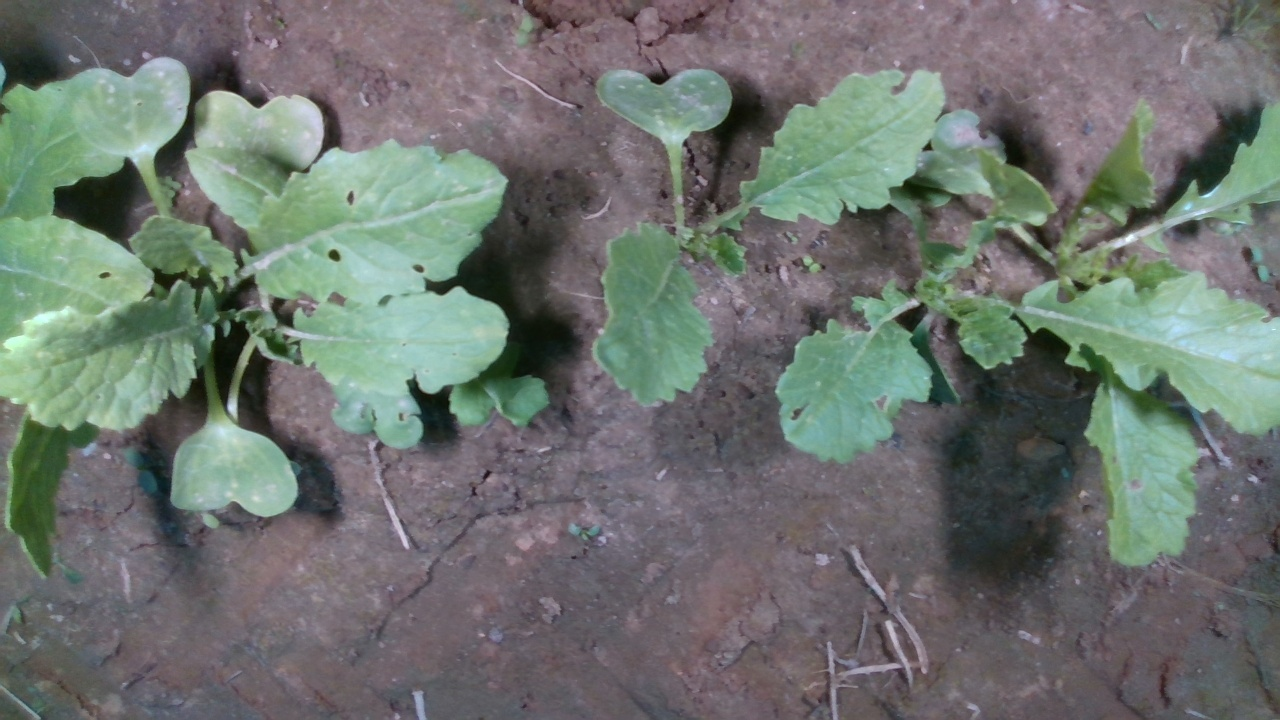
#> input picture few-shot/33223.jpg, 1280 x 720 px, found by its file name
$ python green.py
#> lines starting #> are read from the running program, lines starting #| are printed output that depends on the picture; after the words box and inside, x2 and y2 are one past the last pixel; in counts of white or black regions, pixels touching at a corner belong together
import cv2
import numpy as np
import matplotlib.pyplot as plt
image = cv2.imread('33223.jpg', cv2.IMREAD_COLOR)
#> image is the input picture: shape (720, 1280, 3); mean B, G, R 110.7, 115.3, 109.1

img1 = np.array(image, dtype='int')  # 转换成int型，不然会导致数据溢出
# 超绿灰度图
b, g, r = cv2.split(img1)
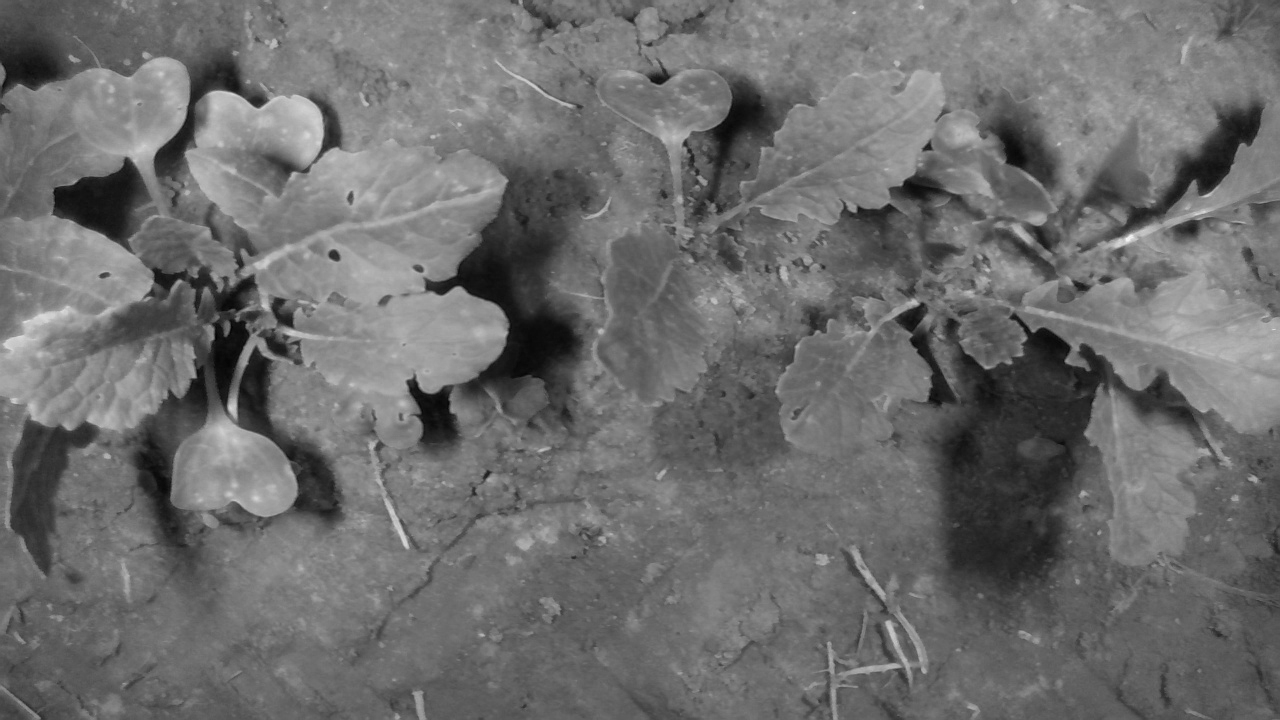
#> r: shape (720, 1280) int32; min 2, max 246, mean 109.1
# ExG_sub = cv2.subtract(2*g,r)
# ExG = cv2.subtract(ExG_sub,b )
ExG = 2 * g - r - b
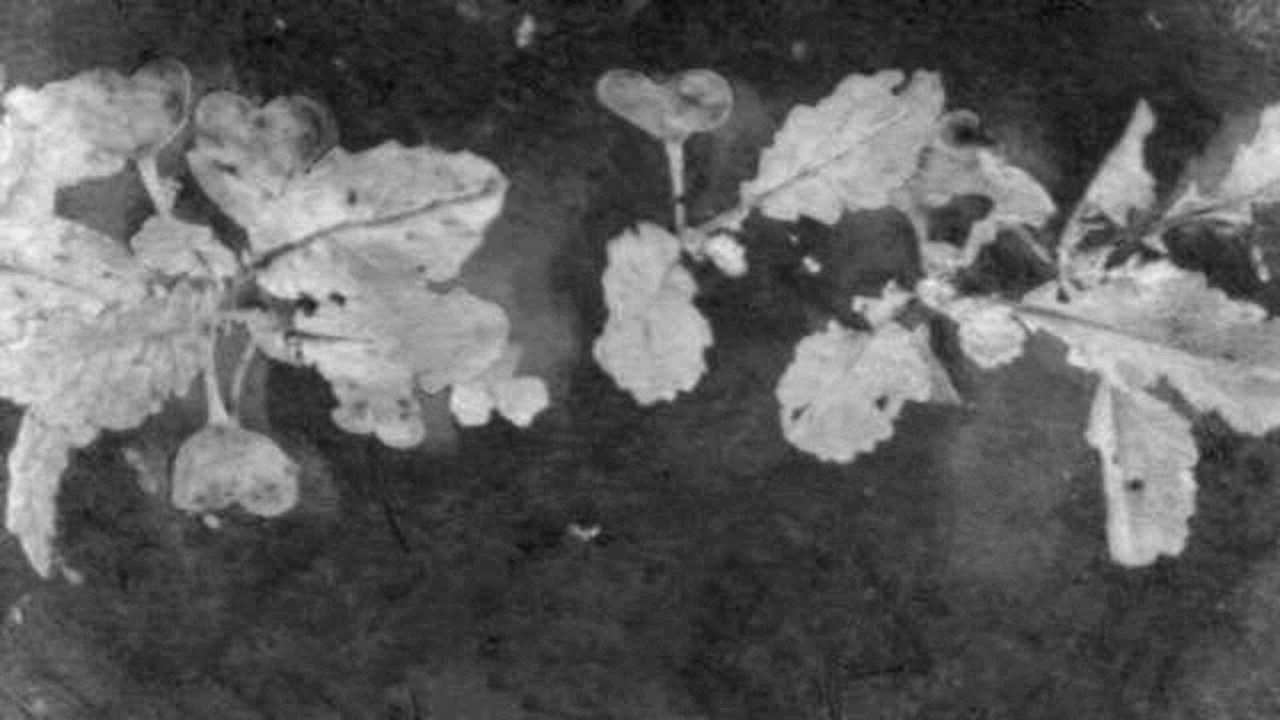
#> ExG: shape (720, 1280) int32; min -51, max 116, mean 10.8; drawn with min black and max white
[m, n] = ExG.shape
#> m = 720; n = 1280


for i in range(m):
    for j in range(n):
        if ExG[i, j] < 0:
            ExG[i, j] = 0
        elif ExG[i, j] > 255:
            ExG[i, j] = 255
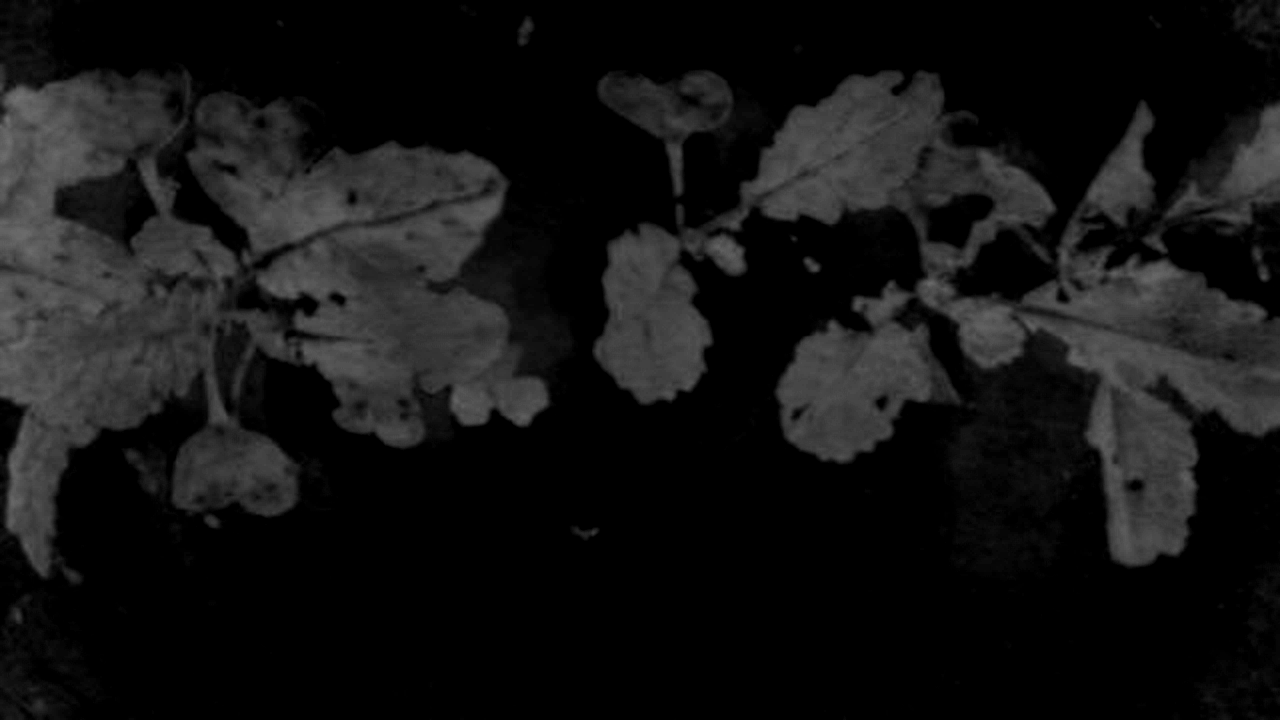
#> ExG: shape (720, 1280) int32; min 0, max 116, mean 19.8


ExG = np.array(ExG, dtype='uint8')  # 重新转换成uint8类型
ret2, th2 = cv2.threshold(ExG, 0, 255, cv2.THRESH_BINARY + cv2.THRESH_OTSU)
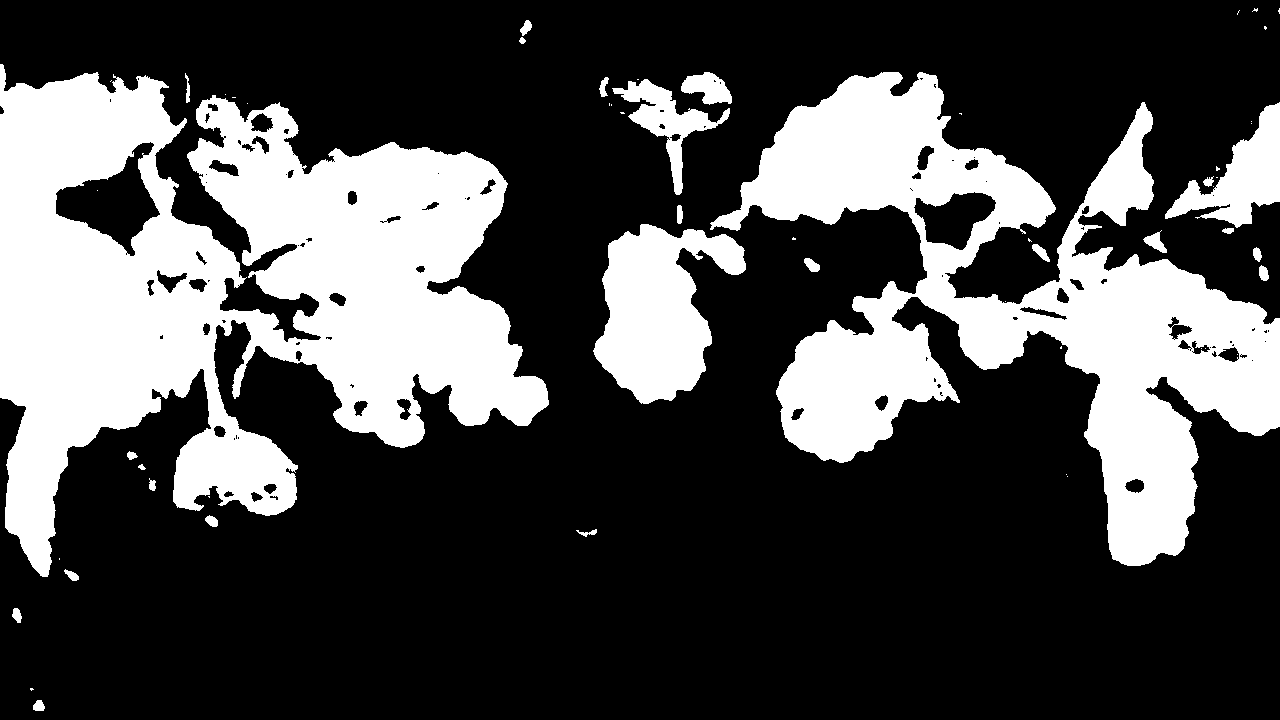
#> th2: shape (720, 1280); 29.5% white; 57 white regions (31 under 20 px), largest, box (x1, y1, x2, y2) and area: (0, 64, 549, 577) 142312, (710, 72, 1280, 566) 100618, (593, 224, 746, 404) 16275
#> ret2 = 31


plt.figure(figsize=(10, 5), dpi=80)
plt.subplot(131), plt.imshow(cv2.cvtColor(image, cv2.COLOR_BGR2RGB)), \
plt.title('Original'), plt.axis('off')
plt.subplot(132), plt.imshow(cv2.cvtColor(ExG, cv2.COLOR_BGR2RGB)), \
plt.title('ExG_gray'), plt.axis('off')
plt.subplot(133), plt.imshow(cv2.cvtColor(th2, cv2.COLOR_BGR2RGB)), \
plt.title('OTSU_bw'), plt.axis('off')
plt.show()
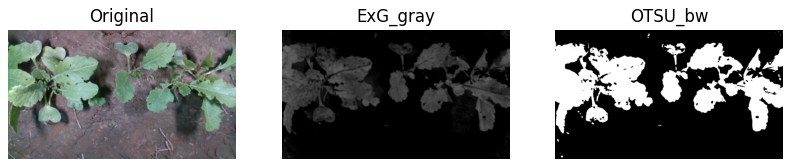
#> figure drawn by matplotlib, 3 panels

$ run again, with few-shot/000346.jpg copied over few-shot/33223.jpg
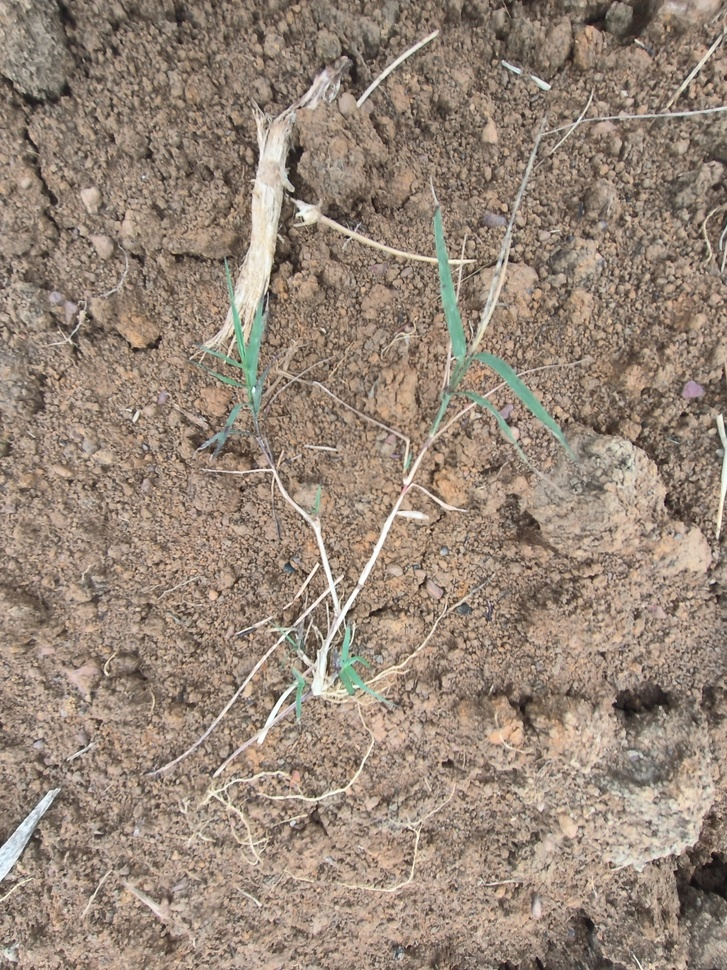
#> input picture few-shot/000346.jpg, 727 x 970 px, shrunk from 2448 x 3264 before the run, found by its file name
#> image is the input picture: shape (970, 727, 3); mean B, G, R 120.1, 134.5, 151.5
#> `ret2, th2 = cv2.threshold(ExG, 0, 255, cv2.THRESH_BINARY + cv2.THRESH_..`:
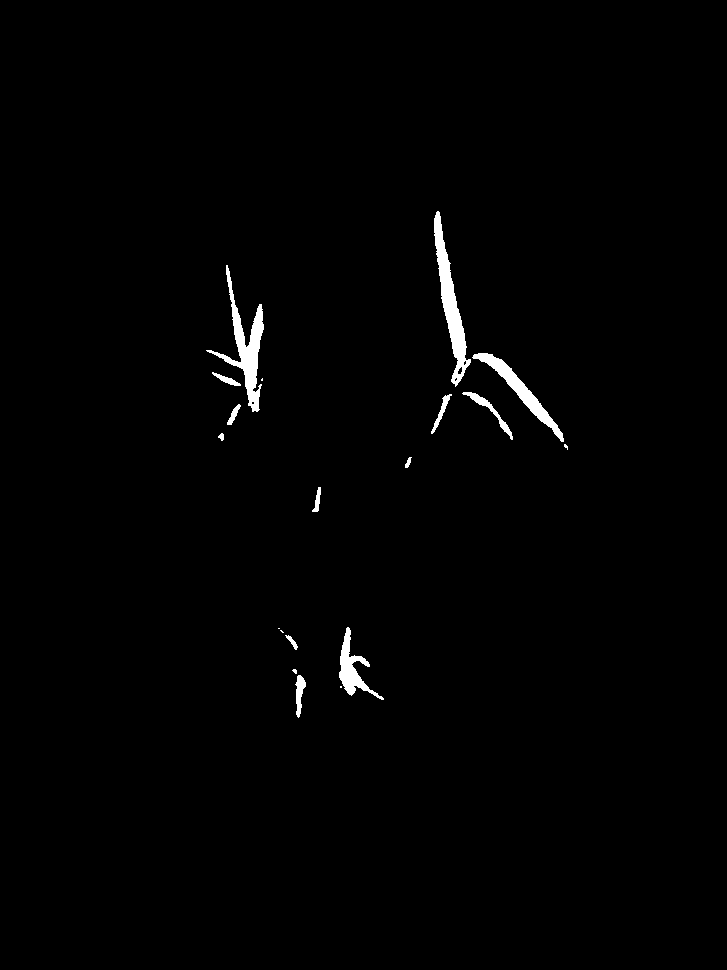
#> th2: shape (970, 727); 1.1% white; 19 white regions (6 under 20 px), largest, box (x1, y1, x2, y2) and area: (434, 211, 471, 387) 1993, (206, 265, 264, 412) 1928, (472, 353, 564, 442) 1304
#> ret2 = 31
#> `plt.show()`:
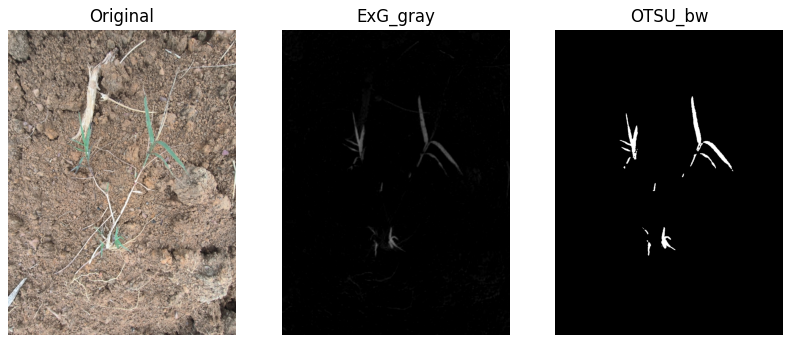
#> figure drawn by matplotlib, 3 panels

$ run again, with few-shot/000721.jpg copied over few-shot/33223.jpg
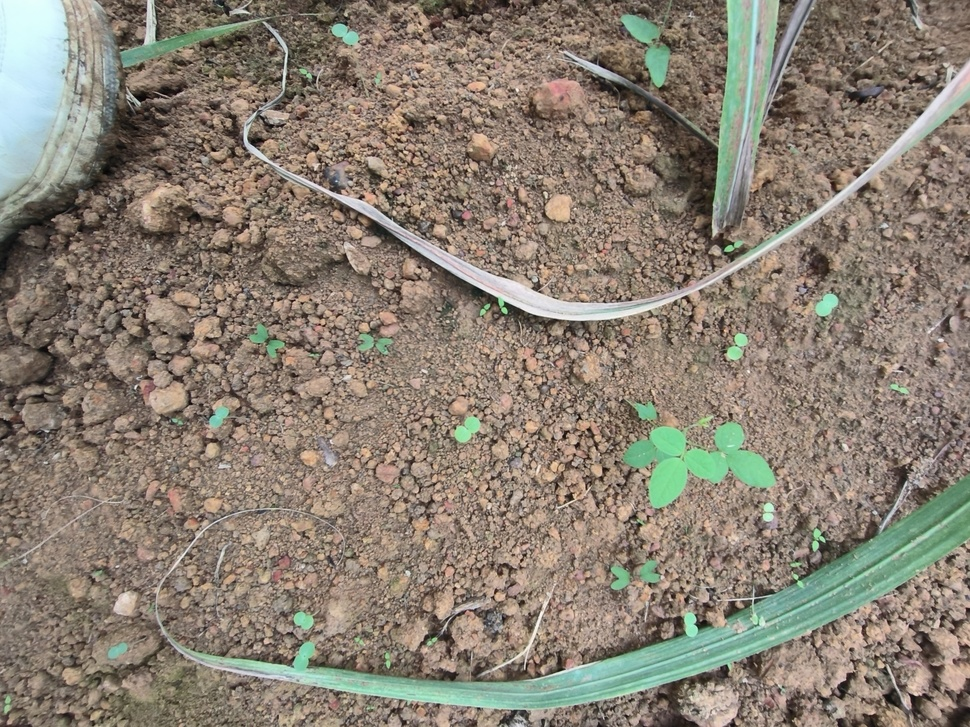
#> input picture few-shot/000721.jpg, 970 x 727 px, shrunk from 3264 x 2448 before the run, found by its file name
#> image is the input picture: shape (727, 970, 3); mean B, G, R 114.6, 128, 138.1
#> `ret2, th2 = cv2.threshold(ExG, 0, 255, cv2.THRESH_BINARY + cv2.THRESH_..`:
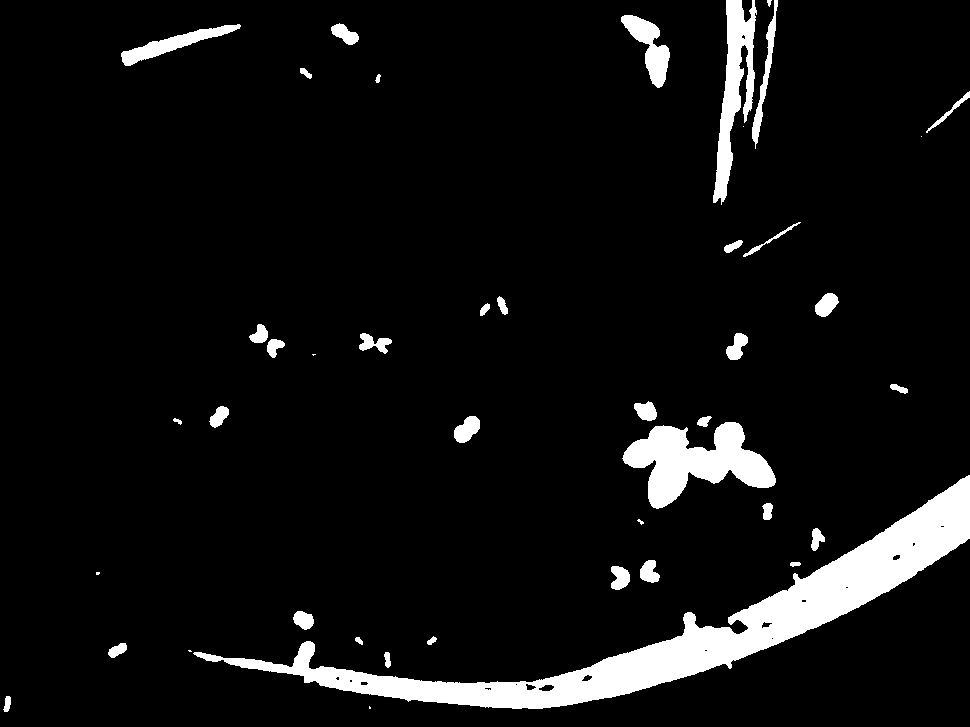
#> th2: shape (727, 970); 6.8% white; 44 white regions (6 under 20 px), largest, box (x1, y1, x2, y2) and area: (193, 475, 970, 709) 27665, (622, 422, 776, 509) 6694, (713, 0, 757, 205) 3821
#> ret2 = 41
#> `plt.show()`:
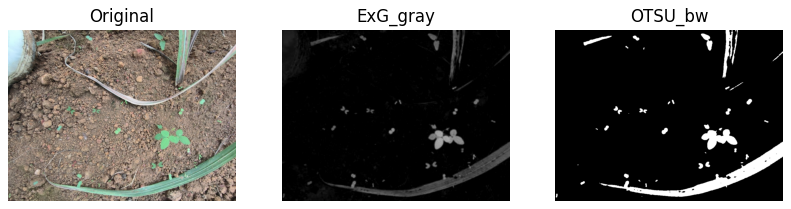
#> figure drawn by matplotlib, 3 panels

$ run again, with few-shot/000729.jpg copied over few-shot/33223.jpg
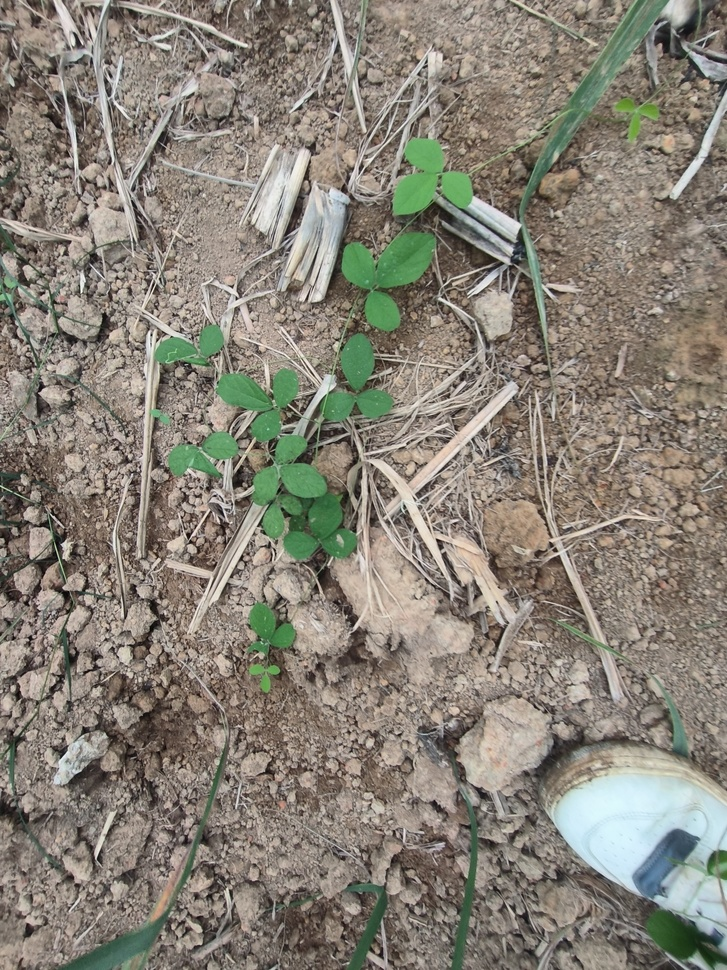
#> input picture few-shot/000729.jpg, 727 x 970 px, shrunk from 2448 x 3264 before the run, found by its file name
#> image is the input picture: shape (970, 727, 3); mean B, G, R 118.3, 129.6, 135.3
#> `ret2, th2 = cv2.threshold(ExG, 0, 255, cv2.THRESH_BINARY + cv2.THRESH_..`:
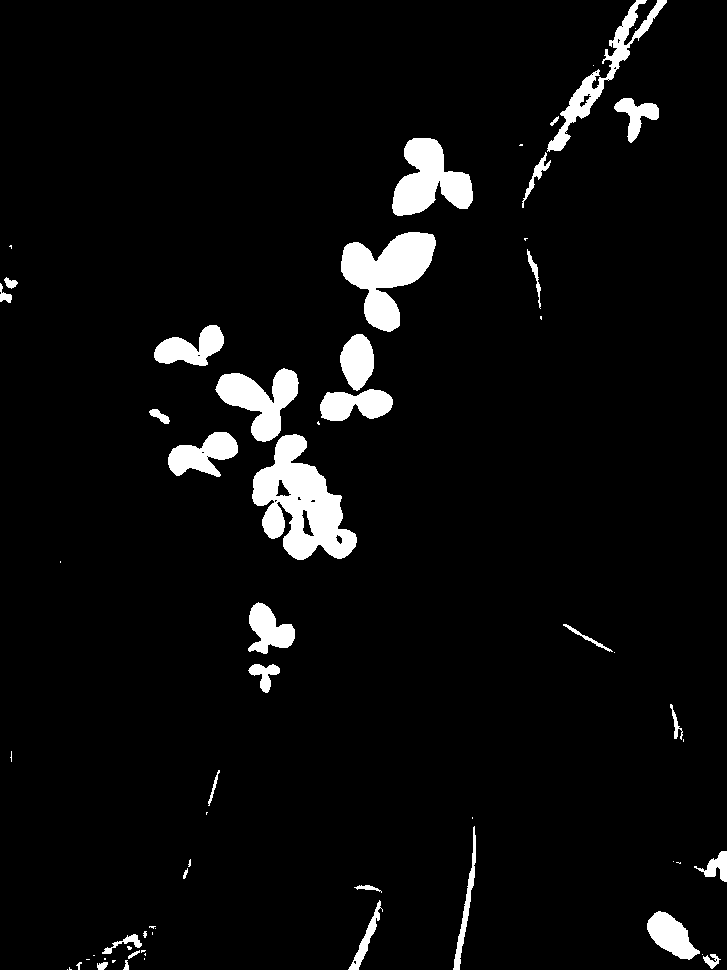
#> th2: shape (970, 727); 5.1% white; 64 white regions (30 under 20 px), largest, box (x1, y1, x2, y2) and area: (252, 434, 357, 560) 6988, (341, 232, 436, 332) 4983, (392, 138, 473, 216) 3731
#> ret2 = 48
#> `plt.show()`:
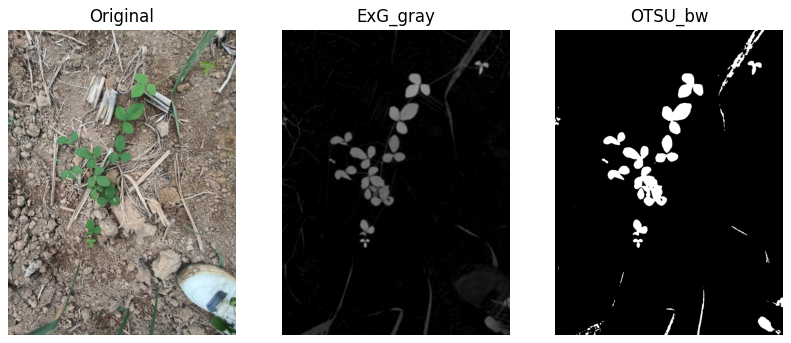
#> figure drawn by matplotlib, 3 panels
